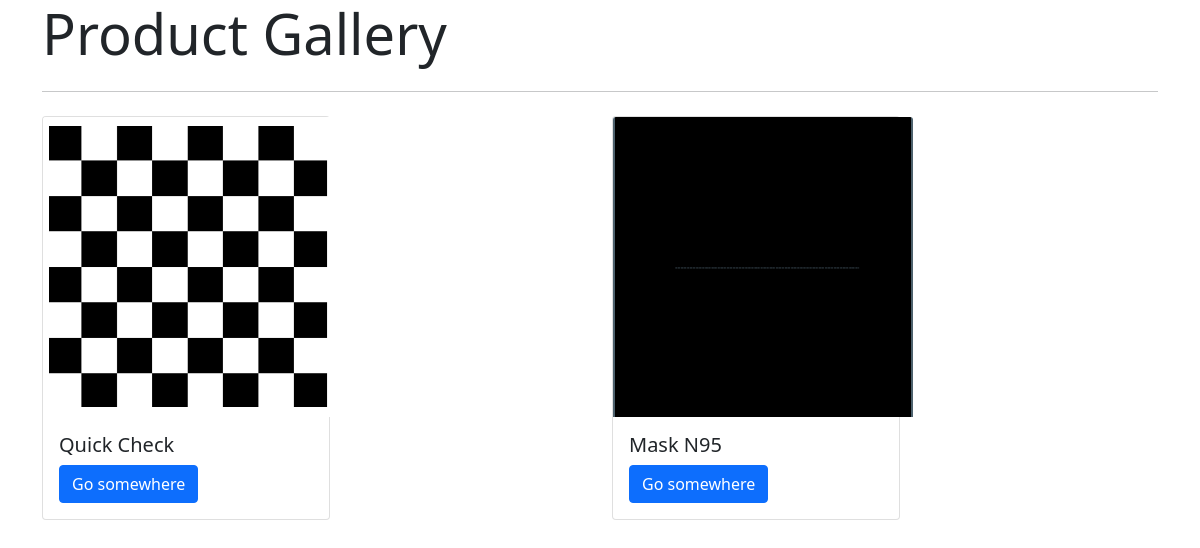
The app's page /prodcut/all, older data.
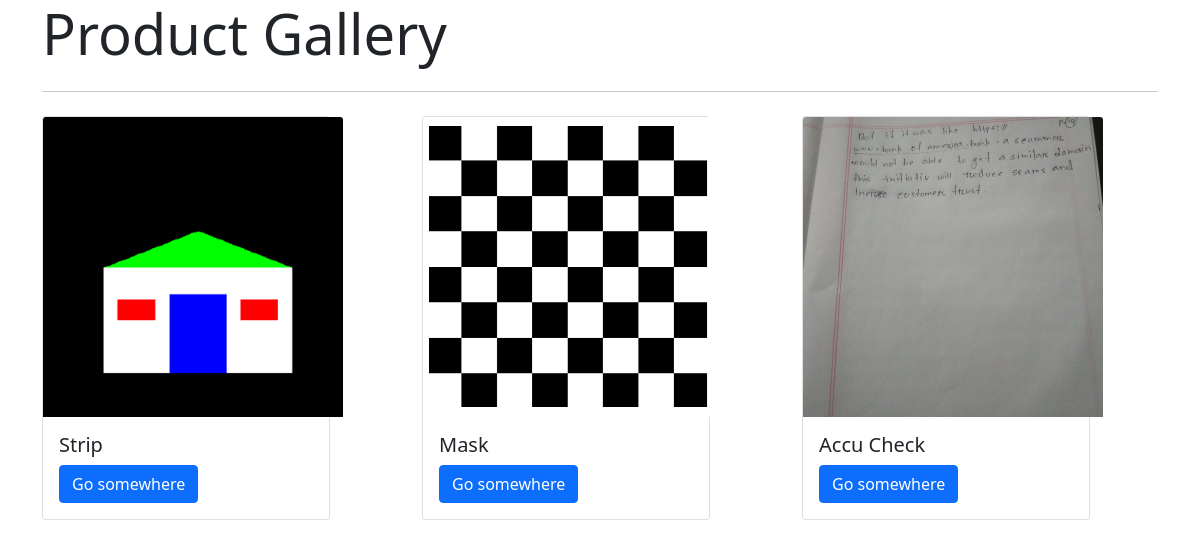
The same page, newer data.
### Products/models.py (models this page shows)
class Product(models.Model):
   title          =  models.CharField(max_length=100)
   detail         = models.TextField(max_length=100)
   creator        = models.ForeignKey(User,on_delete=models.CASCADE)
   category       = models.ForeignKey(Product_Category,on_delete=models.CASCADE)
   unit           = models.ForeignKey(Product_Unit,on_delete=models.CASCADE)
   product_photo  = models.ImageField(upload_to=upload_image_path,null=True)
   upload_date    = models.DateField(auto_now_add=True)
   def __str__(self):
      return str(self.title)

### Products/views.py (the view)
# urls.py: path('all',product_gallery,name='product_gallery_link'),
def product_gallery(request):
   query_set = Product.objects.all()
   context = {
      'all_product': query_set
   }
   return render(request,'product_gallary.html',context)

### Products/templates/product_gallary.html (shortened to what this page needs)
{% extends 'bootstrap/cdn.html' %}
{% load static %}
{% block body %}
    <div class="container ">
        <div class="jumbotron">
          <h1 class="display-4">Product Gallery</h1>
          <hr class="my-4">
            <div class="row">
                {% for data in all_product %}
                    <div class="col">
                        <div class="card" style="width: 18rem;">
                          <img src="{{ data.product_photo.url }}" class="card-img-top card_image" alt="...">
                          <div class="card-body">
                            <h5 class="card-title">{{ data }}</h5>
                            <a href="{% url 'product_detail_link' data.pk %}" class="btn btn-primary">Go somewhere</a>
                          </div>
                        </div>
                    </div>
                {% endfor %}
            </div>
        </div>
    </div>
{% endblock %}

### templates/bootstrap/cdn.html (shortened to what this page needs)
{% load static %}
<!doctype html>
<html lang="en">
  <head>
      <link href="https://cdn.jsdelivr.net/npm/bootstrap@5.1.3/dist/css/bootstrap.min.css" rel="stylesheet">
      <link rel="stylesheet" href="{% static 'authentication/css/login.css' %}" >
      <link rel="stylesheet" href="{% static 'authentication/css/welcome_test.css' %}" >
      <link rel="stylesheet" href="{% static 'product/product.css' %}">
  </head>
  <body>
  {% block body %}
  {% endblock %}
  </body>
</html>

### static/product/product.css (style rules this page uses)
.card_image { height:300px; width:300px; object-fit: cover; }

Row changes from the older to the newer data that the page shows:
changed Product: product_photo: a different picture; title "Quick Check" → "Strip"
changed Product: product_photo: a different picture; title "Mask N95" → "Mask"
added Product: product_photo (picture), title "Accu Check"
